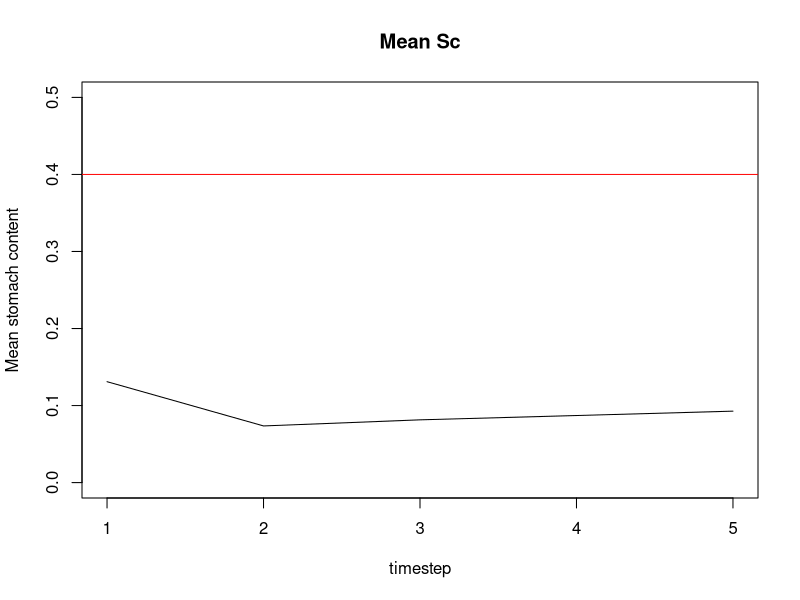
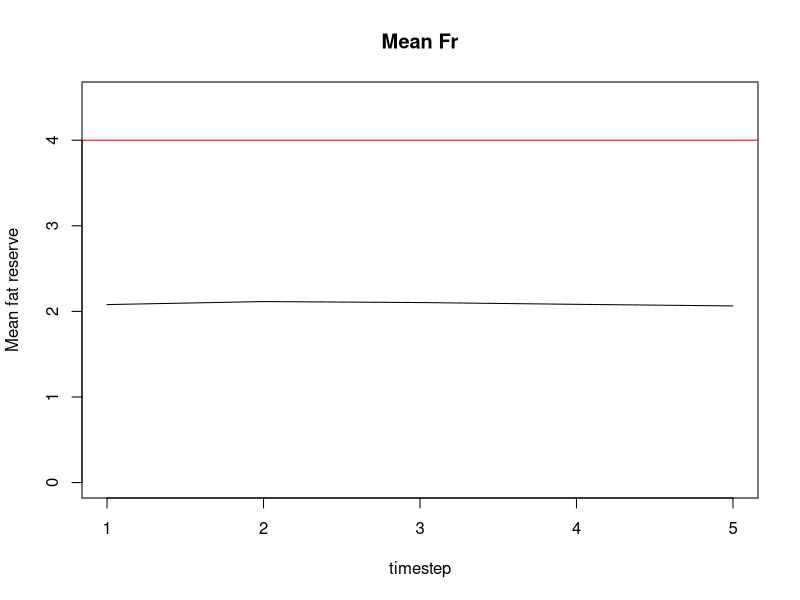
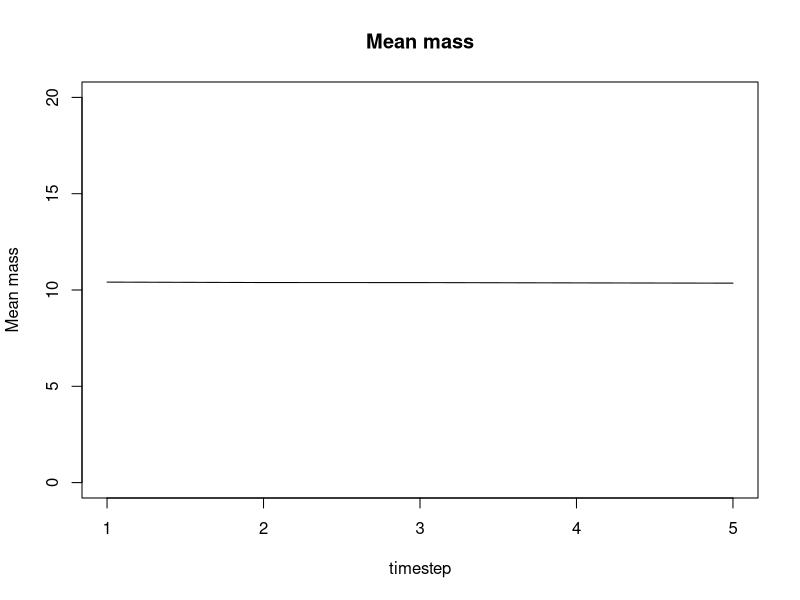
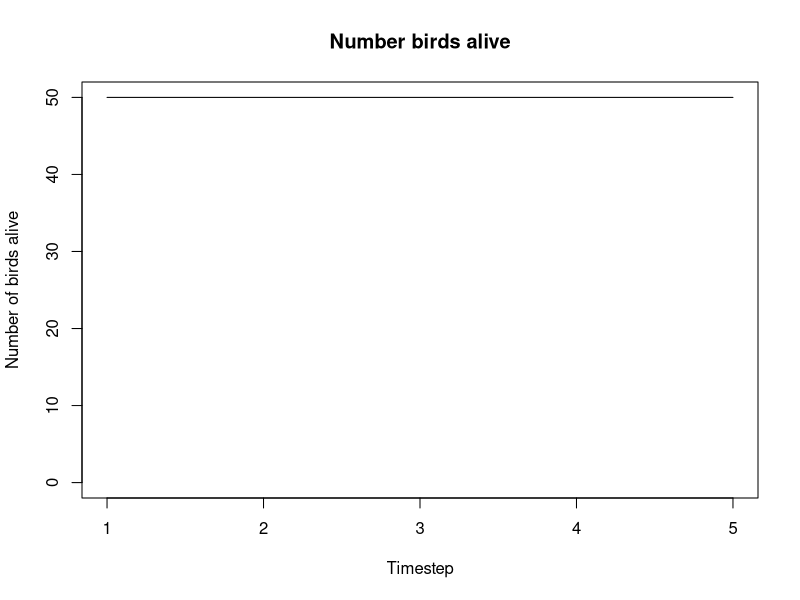
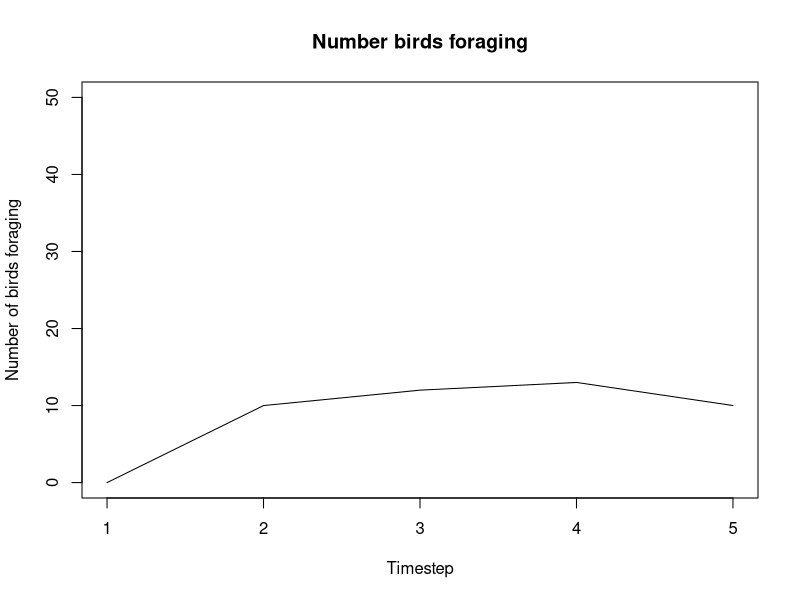
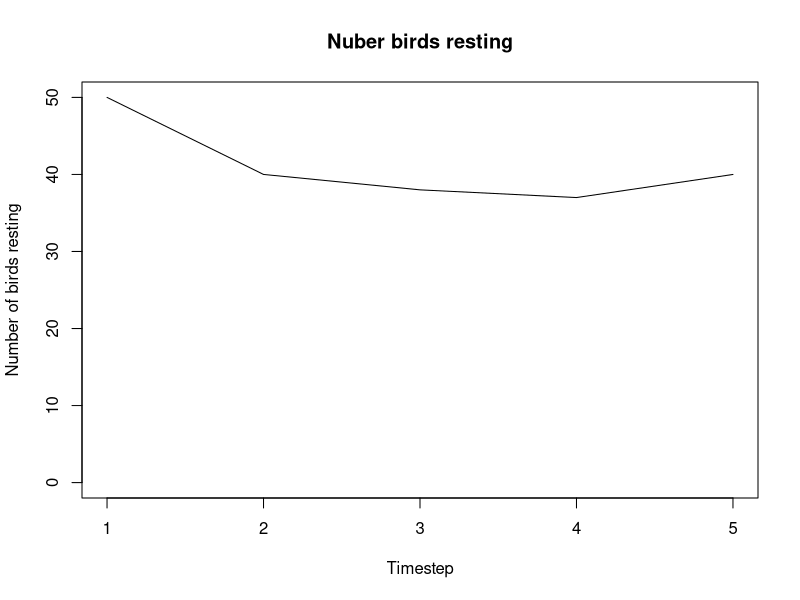
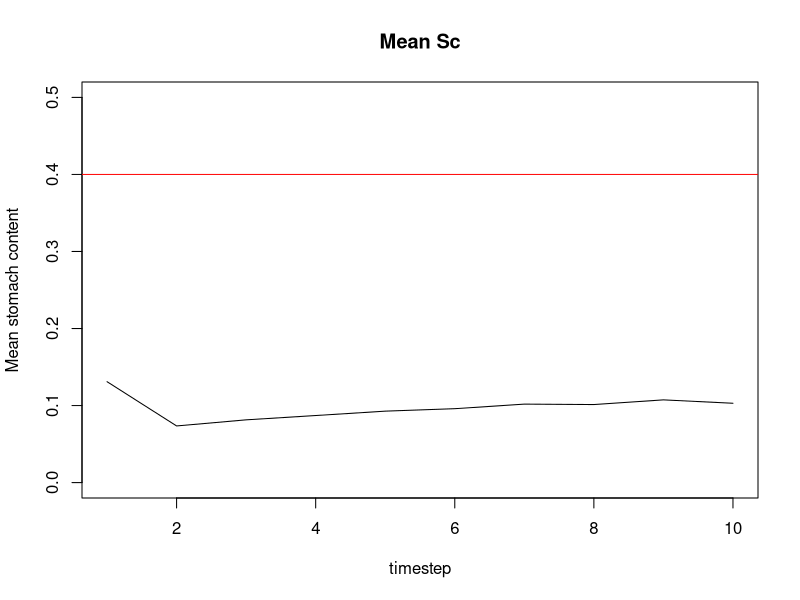
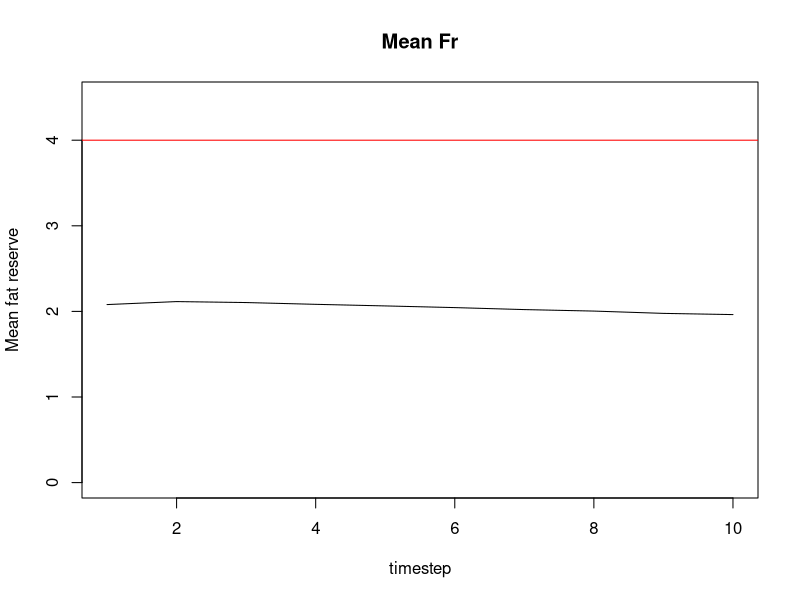

These charts were generated, in order, by the following R code:
#################################
# Small bird in winter - ABM 
# 20/06/2022
# Vera Vinken 
#################################

##    description     ##

# Simple model where birds live in an environment specified below 
# each timestep birds either forage or rest
# This decision is based on the stomach content (below or above threshold)
# foraging is rewarded with food, but costs energy
# resting as a lower energy expenditure 
# For each timestep the behaviours, variables and number of birds alive is registered 



##    Steps for next model      ## 

# Build in night and day, which includes sleeping behaviour 
# Make sure that the initial mass in the first timestep includes fr and sc 
# threshold for behaviour could depend on more things than stomach content 
# Check the distributions of initial values. Some of them are not normal distributuions 
# check how the bmr is applied, hardcoded number in there right now. 
# work temp in (into mbr; see point above) --> mass needs to be implemented here too 


##    adressed in this version  ## 

# Put everything in a function so it is easier to run 

# NEXT STEP: PUT THE PLOTS IN THE OUTPUT 

##############################
#       input parameters    # 
##############################

T<-100              # number of timesteps
N<-100              # number of individuals
temp<-(-5)          # Temperature 
th_forage_sc<-0.2   # threshold: if SC below this you forage 
num_food<-2         # number of food items found (this should be a distribution)



rest_or_forage<-function(T, N, temp, th_forage_sc, num_food){

# Set up some parameters 

food_item<-0.064    # value of a food item 
stom_size<-0.4      # stomach size of the bird 
stom_to_fat<-0.132  # variable that determines how many grams of sc go to fat
fat_max<-4          # maximum fat reserve in gram 
plot_interval<-5   # every x timestep a dot on the graph is added 


# create individual matrices 
mat_alive<-matrix(NA, N, (T))           # matrix to keep track of who's alive 
mat_sc<-matrix(NA, N, (T))              # matrix to keep track of stomach contents
mat_fr<-matrix(NA, N, (T))              # matrix to keep track of fat reserves 
mat_mass<-matrix(NA,N,(T))              # matrix to keep track of mass of birds 


# fill in some initial values for agent variables  
mass_init<-8+(rnorm(N, mean=0.2, sd=0.01))        # Gives initial mass from normal distribution
sc_init<-0+(runif(N, min=0, max=stom_size))       # gives initial stomach content from equal distribution
fr_init<-0+(runif(N, min=0, max=fat_max))         # gives initial fat reserves for random number between 0-4
alive_init<-rep(1, N )                            # all birds are alive at the start 
# Put these in first column of the matrices  
mat_alive[,1]<-alive_init
mat_sc[,1]<-sc_init
mat_fr[,1]<-fr_init
mat_mass[,1]<-mass_init

# Create empty matrices to keep track of numbers
# keep track of means 
sc_mean<-matrix(NA, 1, (T))
fr_mean<-matrix(NA, 1, (T))
mass_mean<-matrix(NA,1, (T))
alive_mean<-matrix(NA,1, T)
# count what the birds are up to 
forage_count<-matrix(NA, N, (T))
rest_count<-matrix(NA, N, (T))
# total number of birds doing behaviours 
total_forage<-matrix(NA, 1, T)                  # total number of birds foraging each timestep
total_rest<-matrix(NA,1, T)                     # total number of birds resting each timestep 
total_alive<-matrix(NA,1,T)                     # total number of birds alive each timestep 

# Set up the food distribution 
# this doesnt work cause it gets negative values
# food_distr<-rnorm(100, mean=0.192, sd=0.4)

# Sort metabolic rates 
mr<-45.65-(1.33*temp)



###################################
#   start the for loop  timesteps # 
###################################

# Start a for loop for each timestep 
for (t in 1:T){
  
  
  ################################
  #      individual loops        # 
  ################################
  
  # now start a loop for every individual 
  for (i in (1:N)){
    
    # Check if individual is alive? 
    
    # in step 1 all birds are alive 
    if (t==1){
      mat_alive[i,t]==1
    }
    # if not step 1, check if bird was previously dead
    # if previously dead, it needs to be dead now 
    else if (mat_alive[i,(t-1)]==0){
        mat_alive[i,t]<-0
    }
    # if not step 1 and not previously dead 
    # check if the bird should die now 
    else if (mat_fr[i,t]==0){
      mat_alive[i,t]<-0
    }
    # in all other cases the bird is alive 
    else{
      mat_alive[i,t]<-1
    }
    
    
    ################
    #  DEAD BIRDS  #
    ################
    if(mat_alive[i,t]==0){
      # these are the dead birds 
      print(paste0(' bird ', i, 'is dead'))
    }else{
      
    #################
    #  ALIVE BIRDS  #
    #################
      
      # Check what behavior the bird should do 
      
      #################
      #     FORAGE    # 
      #################
      
      # CHECK IF FORAGING 
      if ((mat_sc[i,t]) < th_forage_sc){
        # SET COUNTING MATRICES 
        # In this case the bird should forage
        # set the forage to 1
        forage_count[i, t]<-1
        # set the resting matrix to 0
        rest_count[i,t]<-0
        
        # UPDATE AGENT OWNED VARIABLES 
        # Now, increase the stomach content
        mat_sc[i,(t)]<-(mat_sc[i,t])+(num_food*food_item)
        # now check if this doesnt exceed the stomach size 
        # if so, set the stomach content to stomach size 
        if (mat_sc[i,(t)]>stom_size){
          mat_sc[i,(t)]<-stom_size
        }
        # Set the BMR to the right level: cost of foraging
        BMR_multi<-8
      } # ends the foraging statement
      
      
      ##################
      #    RESTING     # 
      ##################
      
      # CHECK IF RESTING 
      # note that the threshold is coded in twice (both in forage and resting, could be an if-else)
      if ((mat_sc[i,t])>=th_forage_sc){
        # SET COUNTING MATRICES 
        # in the other case the bird should rest 
        # set the forage matrix to 0
        forage_count[i,t]<-0
        # set the rest matrix to 1
        rest_count[i,t]<-1
        
        # SET AGENT OWNED VARIABLES 
        # Set the BMR to the right level: cost of foraging
        BMR_multi<-1.95
        # the stomach content stays the same (initial value)
        
      } # end resting statement 
      
      ###################
      #    EVERYONE     # 
      ###################
      # No matter what behaviour you've done, these need updating 
      
      # UPDATE THE FAT RESERVES 
      # SC down and FR up 
      # first check if stomach has enough to actually move
      # move food out of stomach into fat 
      if (mat_sc[i,(t)]>= stom_to_fat){
        # new sc from resting/foraging can be used
        mat_sc[i,(t)]<-(mat_sc[i,(t)]-stom_to_fat)
        # the new fat reserve has not been determined yet
        mat_fr[i,(t)]<-(mat_fr[i,t]+stom_to_fat)
      }
      
      # ENERGY EXPENDITURE 
      # Set the fat reserves down depending on bmr-multi
      # first subtract the amount
      mat_fr[i,(t)]<-(mat_fr[i,t]-(0.0134*BMR_multi))
      # then make sure if this doesnt go below 0 
      if((mat_fr[i,(t)]<0)){
        mat_fr[i,(t)]<-0
      }
      # or above the maximum for fat-reserves 
      if((mat_fr[i,(t)]>fat_max)){
        mat_fr[i,(t)]<-fat_max
      }
      # check if the stomach content is above 0 
      if((mat_sc[i, (t)]<0)){
        mat_sc[i, (t)]<-0
      }
      # check if it is not above the stomach size either
      if((mat_sc[i,t]>stom_size)){
        mat_sc[i,t]<-stom_size
      }

      # SET MASS 
      # set the new mass for all individuals 
      mat_mass[i,t]<-((mass_init[i])+(mat_fr[i,t])+(mat_sc[i,t]))
      
      
      # MOVE ALL VARAIBLES TO T+1 
      # Note that this should only happen if youre not in the last timestep 
      if(t<T){
        # For the fr matrix 
        mat_fr[,(t+1)]<-mat_fr[,t]
        # For the mass matrix 
        mat_mass[,(t+1)]<-mat_mass[,t]
        # For the sc matrix 
        mat_sc[,(t+1)]<-mat_sc[,t]
      }
      
    } # end of loop for alive individuals 
    
  } # end of loop for each individual 
  
  ##########################
  #    wrap up timestep    # 
  ##########################
  
  
  # COUNT WHAT HAPPENED 
  # For each timestep, count what the birds are doing 
  total_forage[1,t]<-sum(forage_count[,t], na.rm=TRUE)  # counts how many birds foraged this timestep
  total_rest[1,t]<-sum(rest_count[,t], na.rm=TRUE)      # counts how many birds rested this timestep 
  total_alive[1,t]<-sum(mat_alive[,t], na.rm=TRUE)      # counts how many birds are alive this timestep
  
  # CALCULATE MEANS 
  sc_mean[t]<-mean(mat_sc[,t], na.rm = TRUE)        # adds mean stomach content for this timestep to matrix
  fr_mean[t]<-mean(mat_fr[,t], na.rm = TRUE)        # adds mean fat reserve for this timestep to matrix 
  mass_mean[t]<-mean(mat_mass[,t], na.rm = TRUE)    # adds mean mass for this timestep to mean-matrix
  alive_mean[t]<-mean(mat_alive[,t], na.rm= TRUE)
  
  # PLOT 
  # Make sure to plot every so often 
  
  if ((t/plot_interval)==floor(t/plot_interval)){
    Sys.sleep(0.05)          # forces an update to the plotting window 
    # 1
    plot1<-plot(1:t, sc_mean[1,(1:t)], ylim=c(0,(stom_size+0.1)), ylab='Mean stomach content', xlab='timestep', main='Mean Sc', type='l')
    abline(h=stom_size, col='red')
    # 2
    plot2<-plot(1:t, fr_mean[1,(1:t)], ylim=c(0,(fat_max+0.5)), ylab='Mean fat reserve', xlab='timestep', main='Mean Fr', type='l')
    abline(h=fat_max, col='red')
    # 3
    plot3<-plot(1:t, mass_mean[1,(1:t)], ylim=c(0,(20)), ylab='Mean mass', xlab='timestep', main='Mean mass', type='l')
    # 4
    plot4<-plot(1:t, total_alive[1,(1:t)], ylim=c(0, N), ylab='Number of birds alive', xlab='Timestep', main='Number birds alive', type='l')
    # 5
    plot5<-plot(1:t, total_forage[1,(1:t)], ylim=c(0, N), ylab='Number of birds foraging', xlab='Timestep', main='Number birds foraging', type='l')
    # 6
    plot6<-plot(1:t, total_rest[1,(1:t)], ylim=c(0, N), ylab='Number of birds resting', xlab='Timestep', main='Nuber birds resting', type='l')
    Sys.sleep(0)             # turns that back off 
   }# end if statement 
  
  
} # end of big timestep loop 

  

} # end the function 



### notes Tom 21/6/22
# loop 1: entire 24 hours
# loop per individual 
# loop 2: day part
# loop 3: neight part 
rest_or_forage(50, 50, -5, 0.1, 1)
